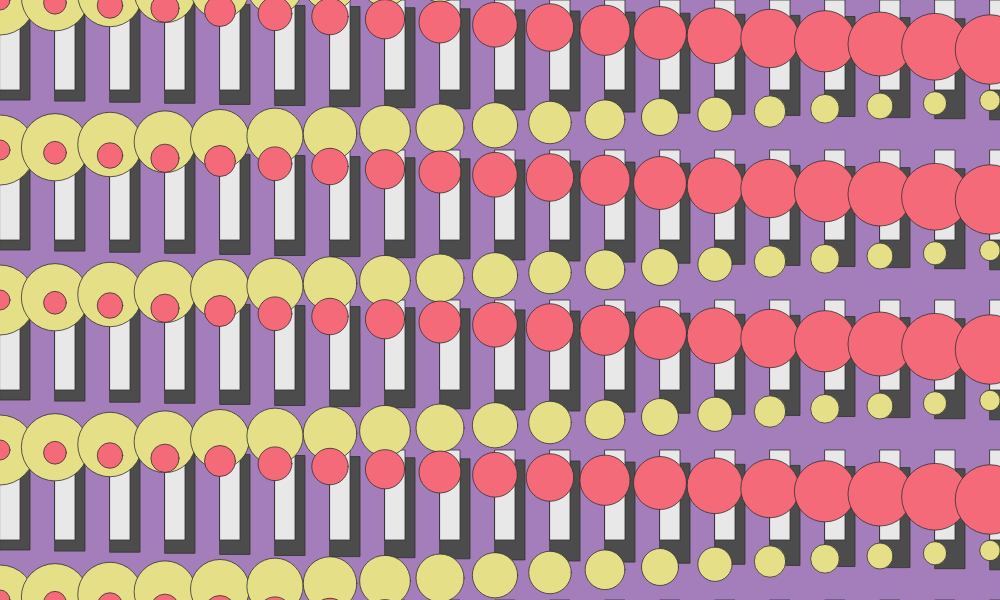
Frame 1 (no input)
Frame 60 (no input): identical to frame 1, image omitted
Frame 120 (the mouse pressed at the canvas centre since frame 60): identical to frame 1, image omitted

The p5.js sketch that drew this single still picture (run headless with seeded random() and noise() and a simulated clock; from frame 60 on, the mouse is pressed at the canvas centre):

// p5.js sketch
// ── sketch.js
function setup() {
  createCanvas(1000, 600);
}

function draw() {
  let c1 = color('#4c4c4c')
  let c2 = color('#a37eba')
  let c3 = color('#e8e8e8')
  let c4 = color('#e5df88')
  let c5 = color('#f56a79')
  background(c2);
  stroke(50);
  strokeWeight(0.8);
  //fill(c2);
  
  for (let x =0; x <= width; x = x + 55) {  
    for (let y =0; y <= height; y = y + 150) {
      fill(c1);
      rect(x,y+x/50,30,100);
      fill(c3);
      rect(x,y,20,90);
      fill(c4);
      ellipse(x,y-x/20,70-x/20,70-x/20);
      fill(c5);
      ellipse(x,y+x/20,20+x/20,20+x/20);
    }
  }

}
